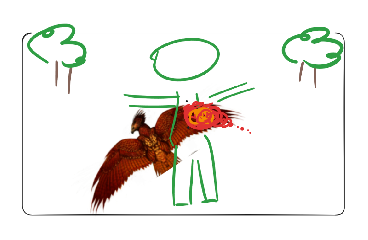

This is a level from a 2D game, rendered from its Tiled map with the project's own tilesets. A one-line summary and the complete map file follow:
An orthogonal 23x15 tile map with 16x16 px tiles, 3 tile layers (Back, Buildings, Front), 1 hidden layer not drawn.

<map version="1.10" tiledversion="1.11.2" orientation="orthogonal" renderorder="right-down" compressionlevel="0" width="23" height="15" tilewidth="16" tileheight="16" infinite="0" nextlayerid="9" nextobjectid="4">
 <tileset firstgid="1" name="z_Suryawati35_Hogwarts" tilewidth="16" tileheight="16" tilecount="345" columns="23">
  <image source="z_Suryawati35_Hogwarts.png" width="368" height="240" />
 </tileset>
 <layer id="1" name="Back" width="23" height="15">
  <data encoding="csv">
1,2,3,4,5,6,7,8,9,10,11,12,13,14,15,16,17,18,19,20,21,22,23,
24,25,26,27,28,29,30,31,32,33,34,35,36,37,38,39,40,41,42,43,44,45,46,
47,48,49,50,51,52,53,54,55,56,57,58,59,60,61,62,63,64,65,66,67,68,69,
70,71,72,73,74,75,76,77,78,79,80,81,82,83,84,85,86,87,88,89,90,91,92,
93,94,95,96,97,98,99,100,101,102,103,104,105,106,107,108,109,110,111,112,113,114,115,
116,117,118,119,120,121,122,123,124,125,126,127,128,129,130,131,132,133,134,135,136,137,138,
139,140,141,142,143,144,145,146,147,148,149,150,151,152,153,154,155,156,157,158,159,160,161,
162,163,164,165,166,167,168,169,170,171,172,173,174,175,176,177,178,179,180,181,182,183,184,
185,186,187,188,189,190,191,192,193,194,195,196,197,198,199,200,201,202,203,204,205,206,207,
208,209,210,211,212,213,214,215,216,217,218,219,220,221,222,223,224,225,226,227,228,229,230,
231,232,233,234,235,236,237,238,239,240,241,242,243,244,245,246,247,248,249,250,251,252,253,
254,255,256,257,258,259,260,261,262,263,264,265,266,267,268,269,270,271,272,273,274,275,276,
277,278,279,280,281,282,283,284,285,286,287,288,289,290,291,292,293,294,295,296,297,298,299,
300,301,302,303,304,305,306,307,308,309,310,311,312,313,314,315,316,317,318,319,320,321,322,
323,324,325,326,327,328,329,330,331,332,333,334,335,336,337,338,339,340,341,342,343,344,345
</data>
 </layer>
 <layer id="2" name="Buildings" width="23" height="15">
  <data encoding="csv">
0,0,0,0,0,0,0,0,0,0,0,0,0,0,0,0,0,0,0,0,0,0,0,
0,0,0,0,0,0,0,0,0,0,0,0,0,0,0,0,0,0,0,0,0,0,0,
0,0,0,0,0,0,0,0,0,0,0,0,0,0,0,0,0,0,0,0,0,0,0,
0,0,0,0,0,0,0,0,0,0,0,0,0,0,0,0,0,0,0,0,0,0,0,
0,0,0,0,0,0,0,0,0,0,0,0,0,0,0,0,0,0,0,0,0,0,0,
0,0,0,0,0,0,0,0,0,0,0,0,0,0,0,0,0,0,0,0,0,0,0,
0,0,0,0,0,0,0,0,0,0,0,0,0,0,0,0,0,0,0,0,0,0,0,
0,0,0,0,0,0,0,0,0,0,0,0,0,0,0,0,0,0,0,0,0,0,0,
0,0,0,0,0,0,0,0,0,0,0,0,0,0,0,0,0,0,0,0,0,0,0,
0,0,0,0,0,0,0,0,0,0,0,0,0,0,0,0,0,0,0,0,0,0,0,
0,0,0,0,0,0,0,0,0,0,0,0,0,0,0,0,0,0,0,0,0,0,0,
0,0,0,0,0,0,0,0,0,0,0,0,0,0,0,0,0,0,0,0,0,0,0,
0,0,0,0,0,0,0,0,0,0,0,0,0,0,0,0,0,0,0,0,0,0,0,
0,0,0,0,0,0,0,0,0,0,0,0,0,0,0,0,0,0,0,0,0,0,0,
0,0,0,0,0,0,0,0,0,0,0,0,0,0,0,0,0,0,0,0,0,0,0
</data>
 </layer>
 <layer id="7" name="Buildings1" width="23" height="15" visible="0">
  <data encoding="csv">
0,0,0,0,0,0,0,0,0,0,0,0,0,0,0,0,0,0,0,0,0,0,0,
0,0,0,0,0,0,0,0,0,0,0,0,0,0,0,0,0,0,0,0,0,0,0,
0,0,0,0,0,0,0,0,0,0,0,0,0,0,0,0,0,0,0,0,0,0,0,
0,0,0,0,0,0,0,0,0,0,0,0,0,0,0,0,0,0,0,0,0,0,0,
0,0,0,0,0,0,0,0,0,0,0,0,0,0,0,0,0,0,0,0,0,0,0,
0,0,0,0,0,0,0,0,0,0,0,0,0,0,0,0,0,0,0,0,0,0,0,
0,0,0,0,0,0,0,0,0,0,0,0,0,0,0,0,0,0,0,0,0,0,0,
0,0,0,0,0,0,0,0,0,0,0,0,0,0,0,0,0,0,0,0,0,0,0,
0,0,0,0,0,0,0,0,0,0,0,0,0,0,0,0,0,0,0,0,0,0,0,
0,0,0,0,0,0,0,0,0,0,0,0,0,0,0,0,0,0,0,0,0,0,0,
0,0,0,0,0,0,0,0,0,0,0,0,0,0,0,0,0,0,0,0,0,0,0,
0,0,0,0,0,0,0,0,0,0,0,0,0,0,0,0,0,0,0,0,0,0,0,
0,0,0,0,0,0,0,0,0,0,0,0,0,0,0,0,0,0,0,0,0,0,0,
0,0,0,0,0,0,0,0,0,0,0,0,0,0,0,0,0,0,0,0,0,0,0,
0,0,0,0,0,0,0,0,0,0,0,0,0,0,0,0,0,0,0,0,0,0,0
</data>
 </layer>
 <layer id="3" name="Front" width="23" height="15">
  <data encoding="csv">
0,0,0,0,0,0,0,0,0,0,0,0,0,0,0,0,0,0,0,0,0,0,0,
0,0,0,0,0,0,0,0,0,0,0,0,0,0,0,0,0,0,0,0,0,0,0,
0,0,0,0,0,0,0,0,0,0,0,0,0,0,0,0,0,0,0,0,0,0,0,
0,0,0,0,0,0,0,0,0,0,0,0,0,0,0,0,0,0,0,0,0,0,0,
0,0,0,0,0,0,0,0,0,0,0,0,0,0,0,0,0,0,0,0,0,0,0,
0,0,0,0,0,0,0,0,0,0,0,0,0,0,0,0,0,0,0,0,0,0,0,
0,0,0,0,0,0,0,0,0,0,0,0,0,0,0,0,0,0,0,0,0,0,0,
0,0,0,0,0,0,0,0,0,0,0,0,0,0,0,0,0,0,0,0,0,0,0,
0,0,0,0,0,0,0,0,0,0,0,0,0,0,0,0,0,0,0,0,0,0,0,
0,0,0,0,0,0,0,0,0,0,0,0,0,0,0,0,0,0,0,0,0,0,0,
0,0,0,0,0,0,0,0,0,0,0,0,0,0,0,0,0,0,0,0,0,0,0,
0,0,0,0,0,0,0,0,0,0,0,0,0,0,0,0,0,0,0,0,0,0,0,
0,0,0,0,0,0,0,0,0,0,0,0,0,0,0,0,0,0,0,0,0,0,0,
0,0,0,0,0,0,0,0,0,0,0,0,0,0,0,0,0,0,0,0,0,0,0,
0,0,0,0,0,0,0,0,0,0,0,0,0,0,0,0,0,0,0,0,0,0,0
</data>
 </layer>
 <objectgroup id="4" name="Back" />
 <objectgroup id="5" name="Buildings" />
 <objectgroup id="8" name="Buildings1" />
 <objectgroup id="6" name="Front" />
</map>
